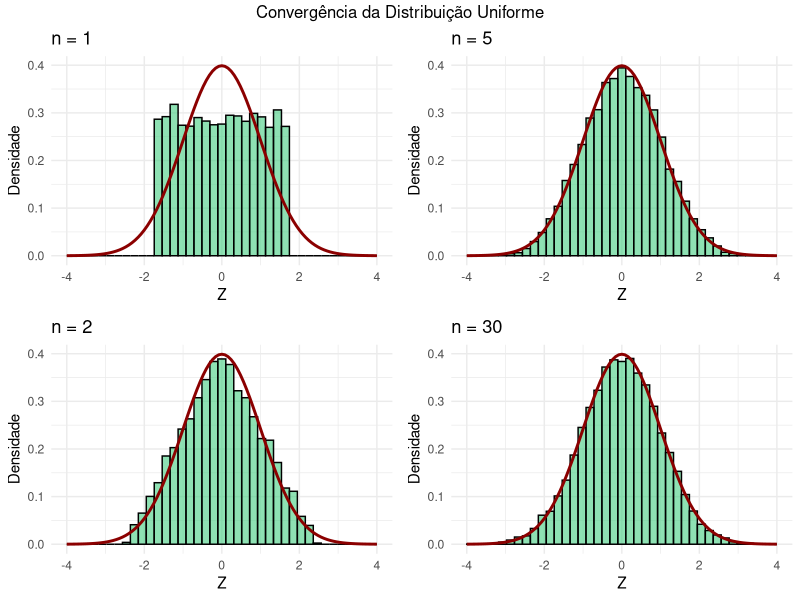
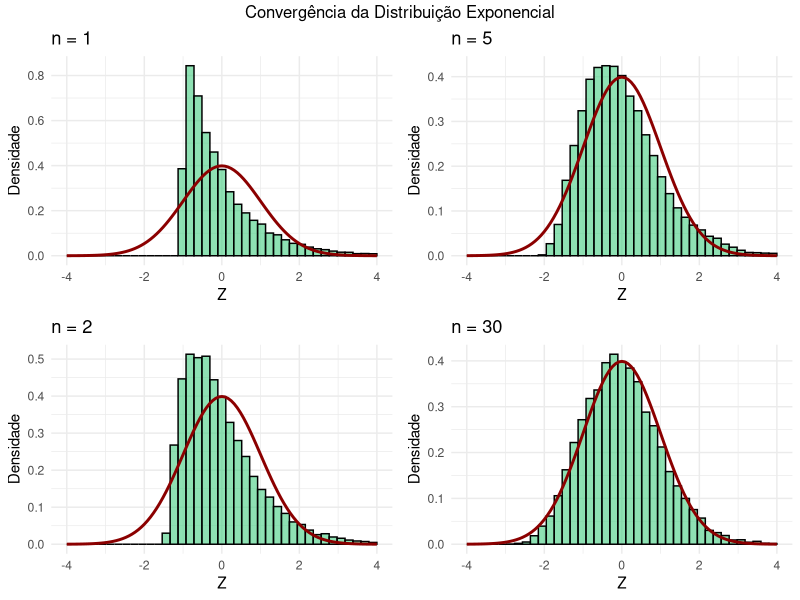

R code for these plots, in order:
# T3: Distribuições Contínuas (Teorema Central do Limite)
set.seed(42)

if(!require(ggplot2)) install.packages("ggplot2")
if(!require(gridExtra)) install.packages("gridExtra")

library(ggplot2)
library(gridExtra)

simular_tcl <- function(dist = c("uniforme", "exponencial"), n_vals, M = 10000) {
  plots <- list()

  for(n in n_vals) {
    if(dist == "uniforme") {
      dados <- matrix(runif(M * n, min = 0, max = 1), nrow = M, ncol = n)
      mu_teorica <- 0.5
      sigma_teorica <- sqrt(1/12)
    } else {
      dados <- matrix(rexp(M * n, rate = 2), nrow = M, ncol = n)
      mu_teorica <- 0.5
      sigma_teorica <- 0.5
    }

    medias_amostrais <- rowMeans(dados)
    medias_padronizadas <- (medias_amostrais - mu_teorica) / (sigma_teorica / sqrt(n))
    df <- data.frame(z = medias_padronizadas)

    p <- ggplot(df, aes(x = z)) +
      geom_histogram(aes(y = after_stat(density)), bins = 40, fill = "seagreen3", color = "black", alpha = 0.6) +
      stat_function(fun = dnorm, args = list(mean = 0, sd = 1), color = "darkred", linewidth = 1) +
      labs(title = paste("n =", n), x = "Z", y = "Densidade") +
      theme_minimal() +
      xlim(-4, 4)

    plots[[paste("n", n, sep="_")]] <- p
  }
  return(plots)
}

plots_unif <- simular_tcl("uniforme", c(1, 2, 5, 30))
g_unif <- marrangeGrob(plots_unif, ncol = 2, nrow = 2, top = "Convergência da Distribuição Uniforme")
ggsave("imagens/t3_tcl_uniforme.png", g_unif, width = 8, height = 6)

plots_exp <- simular_tcl("exponencial", c(1, 2, 5, 30))
g_exp <- marrangeGrob(plots_exp, ncol = 2, nrow = 2, top = "Convergência da Distribuição Exponencial")
ggsave("imagens/t3_tcl_exponencial.png", g_exp, width = 8, height = 6)
